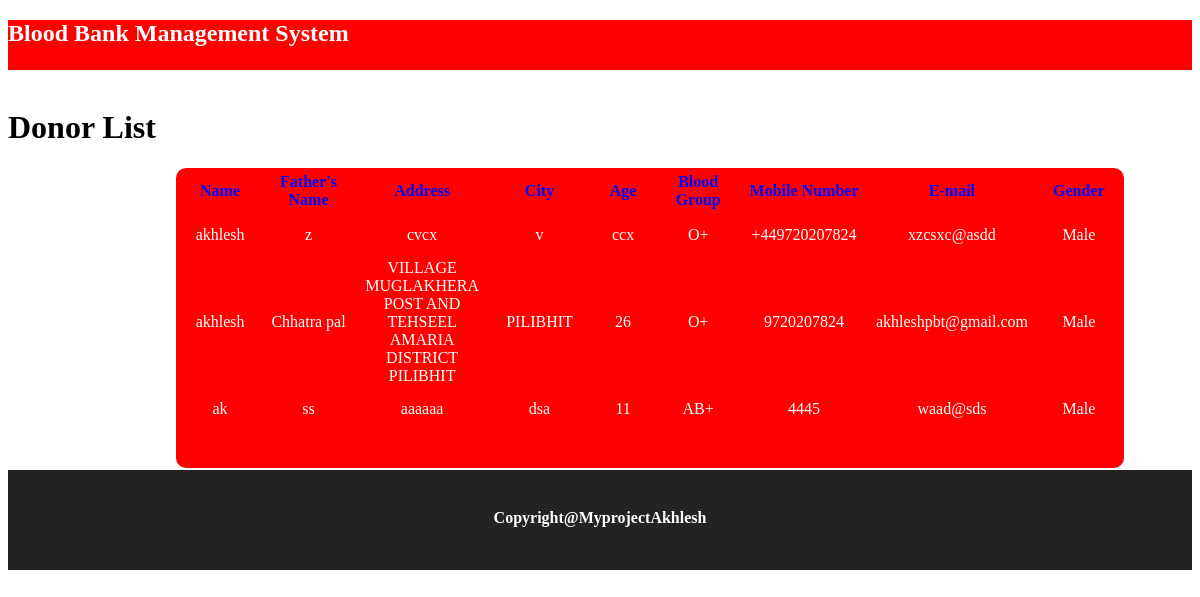
Page /donor-list.php on the committed database.
### tables this page shows
CREATE TABLE `donor_registration` (
  `id` int(5) NOT NULL,
  `mname` varchar(20) DEFAULT NULL,
  `fname` varchar(20) DEFAULT NULL,
  `address` varchar(250) DEFAULT NULL,
  `city` varchar(25) DEFAULT NULL,
  `age` varchar(10) DEFAULT NULL,
  `bgroup` varchar(5) DEFAULT NULL,
  `mob` varchar(15) DEFAULT NULL,
  `email` varchar(50) DEFAULT NULL,
  `gender` varchar(10) DEFAULT NULL
);

### donor-list.php (the view, shortened to what this page needs)
  <?php
     include('connection.php');
  ?>
<!DOCTYPE html>
<html lang="en">
<head>
<link rel="stylesheet" href="css/admin.css">
</head>
<body>
 <div id='full'>
        <div if = 'inner_full'>
        <div class = 'header' ><marquee><h2><a href ='admin-home.php' style= 'text-decoration: none; color:white;'>Blood Bank Management System</a></h2></marquee></div>
        <div id ='body'>
           <Br>
          <h1>Donor List</h1>
          <center><div id ="form">
             <table>
                <tr>
                    <td><center><font color="blue"><b>Name</b></font></center></td>
                    <td><center><font color="blue"><b>Father's Name</b></font></center></td>
                    <td><center><font color="blue"><b>Address</b></font></center></td>
                    <td><center><font color="blue"><b>City</b></font></center></td>
                    <td><center><font color="blue"><b>Age</b></font></center></td>
                    <td><center><font color="blue"><b>Blood Group</b></font></center></td>
                    <td><center><font color="blue"><b>Mobile Number</b></font></center></td>
                    <td><center><font color="blue"><b>E-mail</b></font></center></td>
                    <td><center><font color="blue"><b>Gender</b></font></center></td>
                </tr>
                <?php
                    $q= $db -> query('SELECT * FROM donor_registration');
                    while($r1=$q->fetch(PDO::FETCH_OBJ))
                    {
                        ?>
                <tr>
                    <td><center><?=$r1->mname;?></center></td>
                    <td><center><?=$r1->fname;?></center></td>
                    <td><center><?=$r1->address;?></center></td>
                    <td><center><?=$r1->city;?></center></td>
                    <td><center><?=$r1->age;?></center></td>
                    <td><center><?=$r1->bgroup;?></center></td>
                    <td><center><?=$r1->mob;?></center></td>
                    <td><center><?=$r1->email;?></center></td>
                    <td><center><?=$r1->gender;?></center></td>
                </tr>
                        <?php
                    }
                ?>
             </table>
          </div></center>
       </div>
       <div id = 'footer'><br><h4 align="center">Copyright@MyprojectAkhlesh</h4>
       </div>
        </div>
</div>
</body>
</html>

### css/admin.css (style rules this page uses)
#full { width: 100%; height: auto; }
.header { width: 100%; height: 50px; background-color: red; color: white; }
#body { width: 100%; height: 400px; }
#footer { width: 100%; height: 100px; background-color: rgb(36, 34, 34); color: white; }
#form { width: 80%; height: 300px; background-color: red; color: white; border-radius: 10px; margin-left: 100px; }

### donor-list.php (style rules this page uses)
td { width: 200px; height: 40px; }

### rows in the picture
donor_registration: mname "akhlesh", fname "z", address "cvcx", city "v", age "ccx", bgroup "O+", mob "+449720207824", email "xzcsxc@asdd", gender "Male"
donor_registration: mname "akhlesh", fname "Chhatra pal", address "VILLAGE MUGLAKHERA POST AND TEHSEEL AMARIA DISTRICT PILIBHIT", city "PILIBHIT", age "26", bgroup "O+", mob "9720207824", email "akhleshpbt@gmail.com", gender "Male"
donor_registration: mname "ak", fname "ss", address "aaaaaa", city "dsa", age "11", bgroup "AB+", mob "4445", email "waad@sds", gender "Male"
